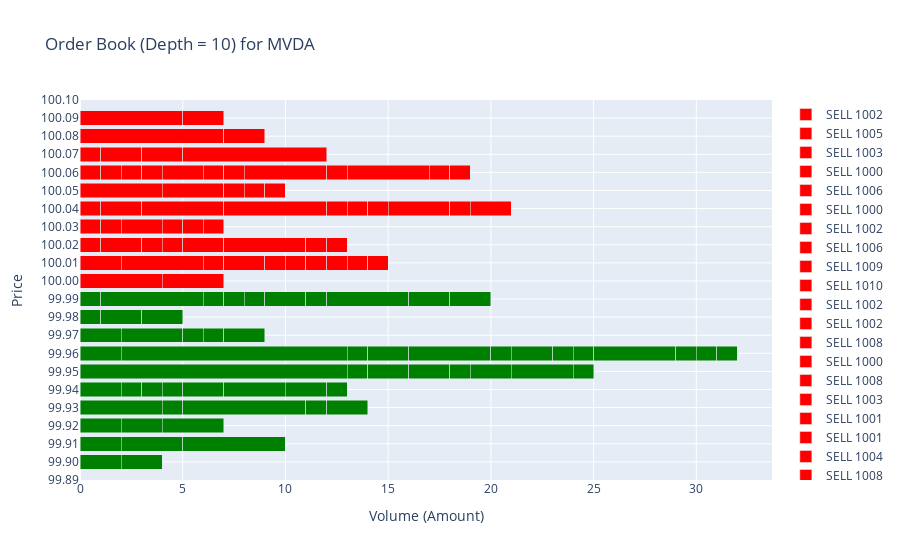

Write notebook code for a chart like this one.
### Code cell
# The state of the orderbook after simulating 500 limit orders
plot_orderbook(mvda_orderbook, depth=10)

### Figure 1 — Plotly figure (JSON) as saved in the notebook; plotly's stock layout.template omitted (floating-point values rounded to 4 significant figures)
{"data": [{"customdata": [[1007]], "hovertemplate": "Counterparty: %{customdata[0]}<br>Amount: %{x}<br>Price: %{y}<extra></extra>", "marker": {"color": "green"}, "name": "BUY 1007", "offsetgroup": "bid", "orientation": "h", "type": "bar", "x": [1], "y": [99.99]}, {"customdata": [[1004]], "hovertemplate": "Counterparty: %{customdata[0]}<br>Amount: %{x}<br>Price: %{y}<extra></extra>", "marker": {"color": "green"}, "name": "BUY 1004", "offsetgroup": "bid", "orientation": "h", "type": "bar", "x": [5], "y": [99.99]}, {"customdata": [[1010]], "hovertemplate": "Counterparty: %{customdata[0]}<br>Amount: %{x}<br>Price: %{y}<extra></extra>", "marker": {"color": "green"}, "name": "BUY 1010", "offsetgroup": "bid", "orientation": "h", "type": "bar", "x": [1], "y": [99.99]}, {"customdata": [[1005]], "hovertemplate": "Counterparty: %{customdata[0]}<br>Amount: %{x}<br>Price: %{y}<extra></extra>", "marker": {"color": "green"}, "name": "BUY 1005", "offsetgroup": "bid", "orientation": "h", "type": "bar", "x": [1], "y": [99.99]}, {"customdata": [[1007]], "hovertemplate": "Counterparty: %{customdata[0]}<br>Amount: %{x}<br>Price: %{y}<extra></extra>", "marker": {"color": "green"}, "name": "BUY 1007", "offsetgroup": "bid", "orientation": "h", "type": "bar", "x": [1], "y": [99.99]}, {"customdata": [[1009]], "hovertemplate": "Counterparty: %{customdata[0]}<br>Amount: %{x}<br>Price: %{y}<extra></extra>", "marker": {"color": "green"}, "name": "BUY 1009", "offsetgroup": "bid", "orientation": "h", "type": "bar", "x": [2], "y": [99.99]}, {"customdata": [[1007]], "hovertemplate": "Counterparty: %{customdata[0]}<br>Amount: %{x}<br>Price: %{y}<extra></extra>", "marker": {"color": "green"}, "name": "BUY 1007", "offsetgroup": "bid", "orientation": "h", "type": "bar", "x": [1], "y": [99.99]}, {"customdata": [[1001]], "hovertemplate": "Counterparty: %{customdata[0]}<br>Amount: %{x}<br>Price: %{y}<extra></extra>", "marker": {"color": "green"}, "name": "BUY 1001", "offsetgroup": "bid", "orientation": "h", "type": "bar", "x": [4], "y": [99.99]}, {"customdata": [[1001]], "hovertemplate": "Counterparty: %{customdata[0]}<br>Amount: %{x}<br>Price: %{y}<extra></extra>", "marker": {"color": "green"}, "name": "BUY 1001", "offsetgroup": "bid", "orientation": "h", "type": "bar", "x": [2], "y": [99.99]}, {"customdata": [[1006]], "hovertemplate": "Counterparty: %{customdata[0]}<br>Amount: %{x}<br>Price: %{y}<extra></extra>", "marker": {"color": "green"}, "name": "BUY 1006", "offsetgroup": "bid", "orientation": "h", "type": "bar", "x": [2], "y": [99.99]}, {"customdata": [[1009]], "hovertemplate": "Counterparty: %{customdata[0]}<br>Amount: %{x}<br>Price: %{y}<extra></extra>", "marker": {"color": "green"}, "name": "BUY 1009", "offsetgroup": "bid", "orientation": "h", "type": "bar", "x": [1], "y": [99.98]}, {"customdata": [[1000]], "hovertemplate": "Counterparty: %{customdata[0]}<br>Amount: %{x}<br>Price: %{y}<extra></extra>", "marker": {"color": "green"}, "name": "BUY 1000", "offsetgroup": "bid", "orientation": "h", "type": "bar", "x": [2], "y": [99.98]}, {"customdata": [[1002]], "hovertemplate": "Counterparty: %{customdata[0]}<br>Amount: %{x}<br>Price: %{y}<extra></extra>", "marker": {"color": "green"}, "name": "BUY 1002", "offsetgroup": "bid", "orientation": "h", "type": "bar", "x": [2], "y": [99.98]}, {"customdata": [[1001]], "hovertemplate": "Counterparty: %{customdata[0]}<br>Amount: %{x}<br>Price: %{y}<extra></extra>", "marker": {"color": "green"}, "name": "BUY 1001", "offsetgroup": "bid", "orientation": "h", "type": "bar", "x": [2], "y": [99.97]}, {"customdata": [[1003]], "hovertemplate": "Counterparty: %{customdata[0]}<br>Amount: %{x}<br>Price: %{y}<extra></extra>", "marker": {"color": "green"}, "name": "BUY 1003", "offsetgroup": "bid", "orientation": "h", "type": "bar", "x": [3], "y": [99.97]}, {"customdata": [[1004]], "hovertemplate": "Counterparty: %{customdata[0]}<br>Amount: %{x}<br>Price: %{y}<extra></extra>", "marker": {"color": "green"}, "name": "BUY 1004", "offsetgroup": "bid", "orientation": "h", "type": "bar", "x": [1], "y": [99.97]}, {"customdata": [[1006]], "hovertemplate": "Counterparty: %{customdata[0]}<br>Amount: %{x}<br>Price: %{y}<extra></extra>", "marker": {"color": "green"}, "name": "BUY 1006", "offsetgroup": "bid", "orientation": "h", "type": "bar", "x": [1], "y": [99.97]}, {"customdata": [[1002]], "hovertemplate": "Counterparty: %{customdata[0]}<br>Amount: %{x}<br>Price: %{y}<extra></extra>", "marker": {"color": "green"}, "name": "BUY 1002", "offsetgroup": "bid", "orientation": "h", "type": "bar", "x": [2], "y": [99.97]}, {"customdata": [[1003]], "hovertemplate": "Counterparty: %{customdata[0]}<br>Amount: %{x}<br>Price: %{y}<extra></extra>", "marker": {"color": "green"}, "name": "BUY 1003", "offsetgroup": "bid", "orientation": "h", "type": "bar", "x": [2], "y": [99.96]}, {"customdata": [[1010]], "hovertemplate": "Counterparty: %{customdata[0]}<br>Amount: %{x}<br>Price: %{y}<extra></extra>", "marker": {"color": "green"}, "name": "BUY 1010", "offsetgroup": "bid", "orientation": "h", "type": "bar", "x": [11], "y": [99.96]}, {"customdata": [[1003]], "hovertemplate": "Counterparty: %{customdata[0]}<br>Amount: %{x}<br>Price: %{y}<extra></extra>", "marker": {"color": "green"}, "name": "BUY 1003", "offsetgroup": "bid", "orientation": "h", "type": "bar", "x": [1], "y": [99.96]}, {"customdata": [[1003]], "hovertemplate": "Counterparty: %{customdata[0]}<br>Amount: %{x}<br>Price: %{y}<extra></extra>", "marker": {"color": "green"}, "name": "BUY 1003", "offsetgroup": "bid", "orientation": "h", "type": "bar", "x": [2], "y": [99.96]}, {"customdata": [[1001]], "hovertemplate": "Counterparty: %{customdata[0]}<br>Amount: %{x}<br>Price: %{y}<extra></extra>", "marker": {"color": "green"}, "name": "BUY 1001", "offsetgroup": "bid", "orientation": "h", "type": "bar", "x": [4], "y": [99.96]}, {"customdata": [[1009]], "hovertemplate": "Counterparty: %{customdata[0]}<br>Amount: %{x}<br>Price: %{y}<extra></extra>", "marker": {"color": "green"}, "name": "BUY 1009", "offsetgroup": "bid", "orientation": "h", "type": "bar", "x": [1], "y": [99.96]}, {"customdata": [[1005]], "hovertemplate": "Counterparty: %{customdata[0]}<br>Amount: %{x}<br>Price: %{y}<extra></extra>", "marker": {"color": "green"}, "name": "BUY 1005", "offsetgroup": "bid", "orientation": "h", "type": "bar", "x": [2], "y": [99.96]}, {"customdata": [[1003]], "hovertemplate": "Counterparty: %{customdata[0]}<br>Amount: %{x}<br>Price: %{y}<extra></extra>", "marker": {"color": "green"}, "name": "BUY 1003", "offsetgroup": "bid", "orientation": "h", "type": "bar", "x": [1], "y": [99.96]}, {"customdata": [[1002]], "hovertemplate": "Counterparty: %{customdata[0]}<br>Amount: %{x}<br>Price: %{y}<extra></extra>", "marker": {"color": "green"}, "name": "BUY 1002", "offsetgroup": "bid", "orientation": "h", "type": "bar", "x": [1], "y": [99.96]}, {"customdata": [[1005]], "hovertemplate": "Counterparty: %{customdata[0]}<br>Amount: %{x}<br>Price: %{y}<extra></extra>", "marker": {"color": "green"}, "name": "BUY 1005", "offsetgroup": "bid", "orientation": "h", "type": "bar", "x": [4], "y": [99.96]}, {"customdata": [[1006]], "hovertemplate": "Counterparty: %{customdata[0]}<br>Amount: %{x}<br>Price: %{y}<extra></extra>", "marker": {"color": "green"}, "name": "BUY 1006", "offsetgroup": "bid", "orientation": "h", "type": "bar", "x": [1], "y": [99.96]}, {"customdata": [[1000]], "hovertemplate": "Counterparty: %{customdata[0]}<br>Amount: %{x}<br>Price: %{y}<extra></extra>", "marker": {"color": "green"}, "name": "BUY 1000", "offsetgroup": "bid", "orientation": "h", "type": "bar", "x": [1], "y": [99.96]}, {"customdata": [[1010]], "hovertemplate": "Counterparty: %{customdata[0]}<br>Amount: %{x}<br>Price: %{y}<extra></extra>", "marker": {"color": "green"}, "name": "BUY 1010", "offsetgroup": "bid", "orientation": "h", "type": "bar", "x": [1], "y": [99.96]}, {"customdata": [[1010]], "hovertemplate": "Counterparty: %{customdata[0]}<br>Amount: %{x}<br>Price: %{y}<extra></extra>", "marker": {"color": "green"}, "name": "BUY 1010", "offsetgroup": "bid", "orientation": "h", "type": "bar", "x": [13], "y": [99.95]}, {"customdata": [[1002]], "hovertemplate": "Counterparty: %{customdata[0]}<br>Amount: %{x}<br>Price: %{y}<extra></extra>", "marker": {"color": "green"}, "name": "BUY 1002", "offsetgroup": "bid", "orientation": "h", "type": "bar", "x": [1], "y": [99.95]}, {"customdata": [[1003]], "hovertemplate": "Counterparty: %{customdata[0]}<br>Amount: %{x}<br>Price: %{y}<extra></extra>", "marker": {"color": "green"}, "name": "BUY 1003", "offsetgroup": "bid", "orientation": "h", "type": "bar", "x": [2], "y": [99.95]}, {"customdata": [[1003]], "hovertemplate": "Counterparty: %{customdata[0]}<br>Amount: %{x}<br>Price: %{y}<extra></extra>", "marker": {"color": "green"}, "name": "BUY 1003", "offsetgroup": "bid", "orientation": "h", "type": "bar", "x": [2], "y": [99.95]}, {"customdata": [[1005]], "hovertemplate": "Counterparty: %{customdata[0]}<br>Amount: %{x}<br>Price: %{y}<extra></extra>", "marker": {"color": "green"}, "name": "BUY 1005", "offsetgroup": "bid", "orientation": "h", "type": "bar", "x": [1], "y": [99.95]}, {"customdata": [[1006]], "hovertemplate": "Counterparty: %{customdata[0]}<br>Amount: %{x}<br>Price: %{y}<extra></extra>", "marker": {"color": "green"}, "name": "BUY 1006", "offsetgroup": "bid", "orientation": "h", "type": "bar", "x": [2], "y": [99.95]}, {"customdata": [[1000]], "hovertemplate": "Counterparty: %{customdata[0]}<br>Amount: %{x}<br>Price: %{y}<extra></extra>", "marker": {"color": "green"}, "name": "BUY 1000", "offsetgroup": "bid", "orientation": "h", "type": "bar", "x": [3], "y": [99.95]}, {"customdata": [[1002]], "hovertemplate": "Counterparty: %{customdata[0]}<br>Amount: %{x}<br>Price: %{y}<extra></extra>", "marker": {"color": "green"}, "name": "BUY 1002", "offsetgroup": "bid", "orientation": "h", "type": "bar", "x": [1], "y": [99.95]}, {"customdata": [[1009]], "hovertemplate": "Counterparty: %{customdata[0]}<br>Amount: %{x}<br>Price: %{y}<extra></extra>", "marker": {"color": "green"}, "name": "BUY 1009", "offsetgroup": "bid", "orientation": "h", "type": "bar", "x": [2], "y": [99.94]}, {"customdata": [[1009]], "hovertemplate": "Counterparty: %{customdata[0]}<br>Amount: %{x}<br>Price: %{y}<extra></extra>", "marker": {"color": "green"}, "name": "BUY 1009", "offsetgroup": "bid", "orientation": "h", "type": "bar", "x": [1], "y": [99.94]}, {"customdata": [[1007]], "hovertemplate": "Counterparty: %{customdata[0]}<br>Amount: %{x}<br>Price: %{y}<extra></extra>", "marker": {"color": "green"}, "name": "BUY 1007", "offsetgroup": "bid", "orientation": "h", "type": "bar", "x": [1], "y": [99.94]}, {"customdata": [[1008]], "hovertemplate": "Counterparty: %{customdata[0]}<br>Amount: %{x}<br>Price: %{y}<extra></extra>", "marker": {"color": "green"}, "name": "BUY 1008", "offsetgroup": "bid", "orientation": "h", "type": "bar", "x": [1], "y": [99.94]}, {"customdata": [[1009]], "hovertemplate": "Counterparty: %{customdata[0]}<br>Amount: %{x}<br>Price: %{y}<extra></extra>", "marker": {"color": "green"}, "name": "BUY 1009", "offsetgroup": "bid", "orientation": "h", "type": "bar", "x": [2], "y": [99.94]}, {"customdata": [[1006]], "hovertemplate": "Counterparty: %{customdata[0]}<br>Amount: %{x}<br>Price: %{y}<extra></extra>", "marker": {"color": "green"}, "name": "BUY 1006", "offsetgroup": "bid", "orientation": "h", "type": "bar", "x": [3], "y": [99.94]}, {"customdata": [[1003]], "hovertemplate": "Counterparty: %{customdata[0]}<br>Amount: %{x}<br>Price: %{y}<extra></extra>", "marker": {"color": "green"}, "name": "BUY 1003", "offsetgroup": "bid", "orientation": "h", "type": "bar", "x": [2], "y": [99.94]}, {"customdata": [[1001]], "hovertemplate": "Counterparty: %{customdata[0]}<br>Amount: %{x}<br>Price: %{y}<extra></extra>", "marker": {"color": "green"}, "name": "BUY 1001", "offsetgroup": "bid", "orientation": "h", "type": "bar", "x": [1], "y": [99.94]}, {"customdata": [[1004]], "hovertemplate": "Counterparty: %{customdata[0]}<br>Amount: %{x}<br>Price: %{y}<extra></extra>", "marker": {"color": "green"}, "name": "BUY 1004", "offsetgroup": "bid", "orientation": "h", "type": "bar", "x": [4], "y": [99.93]}, {"customdata": [[1006]], "hovertemplate": "Counterparty: %{customdata[0]}<br>Amount: %{x}<br>Price: %{y}<extra></extra>", "marker": {"color": "green"}, "name": "BUY 1006", "offsetgroup": "bid", "orientation": "h", "type": "bar", "x": [1], "y": [99.93]}, {"customdata": [[1008]], "hovertemplate": "Counterparty: %{customdata[0]}<br>Amount: %{x}<br>Price: %{y}<extra></extra>", "marker": {"color": "green"}, "name": "BUY 1008", "offsetgroup": "bid", "orientation": "h", "type": "bar", "x": [6], "y": [99.93]}, {"customdata": [[1007]], "hovertemplate": "Counterparty: %{customdata[0]}<br>Amount: %{x}<br>Price: %{y}<extra></extra>", "marker": {"color": "green"}, "name": "BUY 1007", "offsetgroup": "bid", "orientation": "h", "type": "bar", "x": [1], "y": [99.93]}, {"customdata": [[1009]], "hovertemplate": "Counterparty: %{customdata[0]}<br>Amount: %{x}<br>Price: %{y}<extra></extra>", "marker": {"color": "green"}, "name": "BUY 1009", "offsetgroup": "bid", "orientation": "h", "type": "bar", "x": [2], "y": [99.93]}, {"customdata": [[1002]], "hovertemplate": "Counterparty: %{customdata[0]}<br>Amount: %{x}<br>Price: %{y}<extra></extra>", "marker": {"color": "green"}, "name": "BUY 1002", "offsetgroup": "bid", "orientation": "h", "type": "bar", "x": [2], "y": [99.92]}, {"customdata": [[1003]], "hovertemplate": "Counterparty: %{customdata[0]}<br>Amount: %{x}<br>Price: %{y}<extra></extra>", "marker": {"color": "green"}, "name": "BUY 1003", "offsetgroup": "bid", "orientation": "h", "type": "bar", "x": [2], "y": [99.92]}, {"customdata": [[1009]], "hovertemplate": "Counterparty: %{customdata[0]}<br>Amount: %{x}<br>Price: %{y}<extra></extra>", "marker": {"color": "green"}, "name": "BUY 1009", "offsetgroup": "bid", "orientation": "h", "type": "bar", "x": [3], "y": [99.92]}, {"customdata": [[1010]], "hovertemplate": "Counterparty: %{customdata[0]}<br>Amount: %{x}<br>Price: %{y}<extra></extra>", "marker": {"color": "green"}, "name": "BUY 1010", "offsetgroup": "bid", "orientation": "h", "type": "bar", "x": [2], "y": [99.91]}, {"customdata": [[1000]], "hovertemplate": "Counterparty: %{customdata[0]}<br>Amount: %{x}<br>Price: %{y}<extra></extra>", "marker": {"color": "green"}, "name": "BUY 1000", "offsetgroup": "bid", "orientation": "h", "type": "bar", "x": [3], "y": [99.91]}, {"customdata": [[1004]], "hovertemplate": "Counterparty: %{customdata[0]}<br>Amount: %{x}<br>Price: %{y}<extra></extra>", "marker": {"color": "green"}, "name": "BUY 1004", "offsetgroup": "bid", "orientation": "h", "type": "bar", "x": [5], "y": [99.91]}, {"customdata": [[1009]], "hovertemplate": "Counterparty: %{customdata[0]}<br>Amount: %{x}<br>Price: %{y}<extra></extra>", "marker": {"color": "green"}, "name": "BUY 1009", "offsetgroup": "bid", "orientation": "h", "type": "bar", "x": [2], "y": [99.9]}, {"customdata": [[1001]], "hovertemplate": "Counterparty: %{customdata[0]}<br>Amount: %{x}<br>Price: %{y}<extra></extra>", "marker": {"color": "green"}, "name": "BUY 1001", "offsetgroup": "bid", "orientation": "h", "type": "bar", "x": [2], "y": [99.9]}, {"customdata": [[1005]], "hovertemplate": "Counterparty: %{customdata[0]}<br>Amount: %{x}<br>Price: %{y}<extra></extra>", "marker": {"color": "red"}, "name": "SELL 1005", "offsetgroup": "ask", "orientation": "h", "type": "bar", "x": [4], "y": [100]}, {"customdata": [[1000]], "hovertemplate": "Counterparty: %{customdata[0]}<br>Amount: %{x}<br>Price: %{y}<extra></extra>", "marker": {"color": "red"}, "name": "SELL 1000", "offsetgroup": "ask", "orientation": "h", "type": "bar", "x": [3], "y": [100]}, {"customdata": [[1005]], "hovertemplate": "Counterparty: %{customdata[0]}<br>Amount: %{x}<br>Price: %{y}<extra></extra>", "marker": {"color": "red"}, "name": "SELL 1005", "offsetgroup": "ask", "orientation": "h", "type": "bar", "x": [2], "y": [100.0]}, {"customdata": [[1005]], "hovertemplate": "Counterparty: %{customdata[0]}<br>Amount: %{x}<br>Price: %{y}<extra></extra>", "marker": {"color": "red"}, "name": "SELL 1005", "offsetgroup": "ask", "orientation": "h", "type": "bar", "x": [4], "y": [100.0]}, {"customdata": [[1001]], "hovertemplate": "Counterparty: %{customdata[0]}<br>Amount: %{x}<br>Price: %{y}<extra></extra>", "marker": {"color": "red"}, "name": "SELL 1001", "offsetgroup": "ask", "orientation": "h", "type": "bar", "x": [1], "y": [100.0]}, {"customdata": [[1003]], "hovertemplate": "Counterparty: %{customdata[0]}<br>Amount: %{x}<br>Price: %{y}<extra></extra>", "marker": {"color": "red"}, "name": "SELL 1003", "offsetgroup": "ask", "orientation": "h", "type": "bar", "x": [2], "y": [100.0]}, {"customdata": [[1007]], "hovertemplate": "Counterparty: %{customdata[0]}<br>Amount: %{x}<br>Price: %{y}<extra></extra>", "marker": {"color": "red"}, "name": "SELL 1007", "offsetgroup": "ask", "orientation": "h", "type": "bar", "x": [1], "y": [100.0]}, {"customdata": [[1009]], "hovertemplate": "Counterparty: %{customdata[0]}<br>Amount: %{x}<br>Price: %{y}<extra></extra>", "marker": {"color": "red"}, "name": "SELL 1009", "offsetgroup": "ask", "orientation": "h", "type": "bar", "x": [1], "y": [100.0]}, {"customdata": [[1009]], "hovertemplate": "Counterparty: %{customdata[0]}<br>Amount: %{x}<br>Price: %{y}<extra></extra>", "marker": {"color": "red"}, "name": "SELL 1009", "offsetgroup": "ask", "orientation": "h", "type": "bar", "x": [1], "y": [100.0]}, {"customdata": [[1009]], "hovertemplate": "Counterparty: %{customdata[0]}<br>Amount: %{x}<br>Price: %{y}<extra></extra>", "marker": {"color": "red"}, "name": "SELL 1009", "offsetgroup": "ask", "orientation": "h", "type": "bar", "x": [1], "y": [100.0]}, {"customdata": [[1002]], "hovertemplate": "Counterparty: %{customdata[0]}<br>Amount: %{x}<br>Price: %{y}<extra></extra>", "marker": {"color": "red"}, "name": "SELL 1002", "offsetgroup": "ask", "orientation": "h", "type": "bar", "x": [1], "y": [100.0]}, {"customdata": [[1010]], "hovertemplate": "Counterparty: %{customdata[0]}<br>Amount: %{x}<br>Price: %{y}<extra></extra>", "marker": {"color": "red"}, "name": "SELL 1010", "offsetgroup": "ask", "orientation": "h", "type": "bar", "x": [1], "y": [100.0]}, {"customdata": [[1002]], "hovertemplate": "Counterparty: %{customdata[0]}<br>Amount: %{x}<br>Price: %{y}<extra></extra>", "marker": {"color": "red"}, "name": "SELL 1002", "offsetgroup": "ask", "orientation": "h", "type": "bar", "x": [1], "y": [100.0]}, {"customdata": [[1000]], "hovertemplate": "Counterparty: %{customdata[0]}<br>Amount: %{x}<br>Price: %{y}<extra></extra>", "marker": {"color": "red"}, "name": "SELL 1000", "offsetgroup": "ask", "orientation": "h", "type": "bar", "x": [2], "y": [100.0]}, {"customdata": [[1002]], "hovertemplate": "Counterparty: %{customdata[0]}<br>Amount: %{x}<br>Price: %{y}<extra></extra>", "marker": {"color": "red"}, "name": "SELL 1002", "offsetgroup": "ask", "orientation": "h", "type": "bar", "x": [1], "y": [100.0]}, {"customdata": [[1007]], "hovertemplate": "Counterparty: %{customdata[0]}<br>Amount: %{x}<br>Price: %{y}<extra></extra>", "marker": {"color": "red"}, "name": "SELL 1007", "offsetgroup": "ask", "orientation": "h", "type": "bar", "x": [1], "y": [100.0]}, {"customdata": [[1001]], "hovertemplate": "Counterparty: %{customdata[0]}<br>Amount: %{x}<br>Price: %{y}<extra></extra>", "marker": {"color": "red"}, "name": "SELL 1001", "offsetgroup": "ask", "orientation": "h", "type": "bar", "x": [2], "y": [100.0]}, {"customdata": [[1002]], "hovertemplate": "Counterparty: %{customdata[0]}<br>Amount: %{x}<br>Price: %{y}<extra></extra>", "marker": {"color": "red"}, "name": "SELL 1002", "offsetgroup": "ask", "orientation": "h", "type": "bar", "x": [4], "y": [100.0]}, {"customdata": [[1010]], "hovertemplate": "Counterparty: %{customdata[0]}<br>Amount: %{x}<br>Price: %{y}<extra></extra>", "marker": {"color": "red"}, "name": "SELL 1010", "offsetgroup": "ask", "orientation": "h", "type": "bar", "x": [1], "y": [100.0]}, {"customdata": [[1006]], "hovertemplate": "Counterparty: %{customdata[0]}<br>Amount: %{x}<br>Price: %{y}<extra></extra>", "marker": {"color": "red"}, "name": "SELL 1006", "offsetgroup": "ask", "orientation": "h", "type": "bar", "x": [1], "y": [100.0]}, {"customdata": [[1005]], "hovertemplate": "Counterparty: %{customdata[0]}<br>Amount: %{x}<br>Price: %{y}<extra></extra>", "marker": {"color": "red"}, "name": "SELL 1005", "offsetgroup": "ask", "orientation": "h", "type": "bar", "x": [1], "y": [100.0]}, {"customdata": [[1000]], "hovertemplate": "Counterparty: %{customdata[0]}<br>Amount: %{x}<br>Price: %{y}<extra></extra>", "marker": {"color": "red"}, "name": "SELL 1000", "offsetgroup": "ask", "orientation": "h", "type": "bar", "x": [1], "y": [100.0]}, {"customdata": [[1000]], "hovertemplate": "Counterparty: %{customdata[0]}<br>Amount: %{x}<br>Price: %{y}<extra></extra>", "marker": {"color": "red"}, "name": "SELL 1000", "offsetgroup": "ask", "orientation": "h", "type": "bar", "x": [2], "y": [100.0]}, {"customdata": [[1008]], "hovertemplate": "Counterparty: %{customdata[0]}<br>Amount: %{x}<br>Price: %{y}<extra></extra>", "marker": {"color": "red"}, "name": "SELL 1008", "offsetgroup": "ask", "orientation": "h", "type": "bar", "x": [1], "y": [100.0]}, {"customdata": [[1008]], "hovertemplate": "Counterparty: %{customdata[0]}<br>Amount: %{x}<br>Price: %{y}<extra></extra>", "marker": {"color": "red"}, "name": "SELL 1008", "offsetgroup": "ask", "orientation": "h", "type": "bar", "x": [1], "y": [100.0]}, {"customdata": [[1003]], "hovertemplate": "Counterparty: %{customdata[0]}<br>Amount: %{x}<br>Price: %{y}<extra></extra>", "marker": {"color": "red"}, "name": "SELL 1003", "offsetgroup": "ask", "orientation": "h", "type": "bar", "x": [1], "y": [100.0]}, {"customdata": [[1004]], "hovertemplate": "Counterparty: %{customdata[0]}<br>Amount: %{x}<br>Price: %{y}<extra></extra>", "marker": {"color": "red"}, "name": "SELL 1004", "offsetgroup": "ask", "orientation": "h", "type": "bar", "x": [1], "y": [100.0]}, {"customdata": [[1006]], "hovertemplate": "Counterparty: %{customdata[0]}<br>Amount: %{x}<br>Price: %{y}<extra></extra>", "marker": {"color": "red"}, "name": "SELL 1006", "offsetgroup": "ask", "orientation": "h", "type": "bar", "x": [2], "y": [100.0]}, {"customdata": [[1000]], "hovertemplate": "Counterparty: %{customdata[0]}<br>Amount: %{x}<br>Price: %{y}<extra></extra>", "marker": {"color": "red"}, "name": "SELL 1000", "offsetgroup": "ask", "orientation": "h", "type": "bar", "x": [4], "y": [100.0]}, {"customdata": [[1007]], "hovertemplate": "Counterparty: %{customdata[0]}<br>Amount: %{x}<br>Price: %{y}<extra></extra>", "marker": {"color": "red"}, "name": "SELL 1007", "offsetgroup": "ask", "orientation": "h", "type": "bar", "x": [5], "y": [100.0]}, {"customdata": [[1004]], "hovertemplate": "Counterparty: %{customdata[0]}<br>Amount: %{x}<br>Price: %{y}<extra></extra>", "marker": {"color": "red"}, "name": "SELL 1004", "offsetgroup": "ask", "orientation": "h", "type": "bar", "x": [1], "y": [100.0]}, {"customdata": [[1004]], "hovertemplate": "Counterparty: %{customdata[0]}<br>Amount: %{x}<br>Price: %{y}<extra></extra>", "marker": {"color": "red"}, "name": "SELL 1004", "offsetgroup": "ask", "orientation": "h", "type": "bar", "x": [1], "y": [100.0]}, {"customdata": [[1002]], "hovertemplate": "Counterparty: %{customdata[0]}<br>Amount: %{x}<br>Price: %{y}<extra></extra>", "marker": {"color": "red"}, "name": "SELL 1002", "offsetgroup": "ask", "orientation": "h", "type": "bar", "x": [1], "y": [100.0]}, {"customdata": [[1005]], "hovertemplate": "Counterparty: %{customdata[0]}<br>Amount: %{x}<br>Price: %{y}<extra></extra>", "marker": {"color": "red"}, "name": "SELL 1005", "offsetgroup": "ask", "orientation": "h", "type": "bar", "x": [3], "y": [100.0]}, {"customdata": [[1008]], "hovertemplate": "Counterparty: %{customdata[0]}<br>Amount: %{x}<br>Price: %{y}<extra></extra>", "marker": {"color": "red"}, "name": "SELL 1008", "offsetgroup": "ask", "orientation": "h", "type": "bar", "x": [1], "y": [100.0]}, {"customdata": [[1005]], "hovertemplate": "Counterparty: %{customdata[0]}<br>Amount: %{x}<br>Price: %{y}<extra></extra>", "marker": {"color": "red"}, "name": "SELL 1005", "offsetgroup": "ask", "orientation": "h", "type": "bar", "x": [2], "y": [100.0]}, {"customdata": [[1002]], "hovertemplate": "Counterparty: %{customdata[0]}<br>Amount: %{x}<br>Price: %{y}<extra></extra>", "marker": {"color": "red"}, "name": "SELL 1002", "offsetgroup": "ask", "orientation": "h", "type": "bar", "x": [4], "y": [100.0]}, {"customdata": [[1001]], "hovertemplate": "Counterparty: %{customdata[0]}<br>Amount: %{x}<br>Price: %{y}<extra></extra>", "marker": {"color": "red"}, "name": "SELL 1001", "offsetgroup": "ask", "orientation": "h", "type": "bar", "x": [3], "y": [100.0]}, {"customdata": [[1001]], "hovertemplate": "Counterparty: %{customdata[0]}<br>Amount: %{x}<br>Price: %{y}<extra></extra>", "marker": {"color": "red"}, "name": "SELL 1001", "offsetgroup": "ask", "orientation": "h", "type": "bar", "x": [1], "y": [100.0]}, {"customdata": [[1005]], "hovertemplate": "Counterparty: %{customdata[0]}<br>Amount: %{x}<br>Price: %{y}<extra></extra>", "marker": {"color": "red"}, "name": "SELL 1005", "offsetgroup": "ask", "orientation": "h", "type": "bar", "x": [1], "y": [100.0]}, {"customdata": [[1004]], "hovertemplate": "Counterparty: %{customdata[0]}<br>Amount: %{x}<br>Price: %{y}<extra></extra>", "marker": {"color": "red"}, "name": "SELL 1004", "offsetgroup": "ask", "orientation": "h", "type": "bar", "x": [1], "y": [100.0]}, {"customdata": [[1008]], "hovertemplate": "Counterparty: %{customdata[0]}<br>Amount: %{x}<br>Price: %{y}<extra></extra>", "marker": {"color": "red"}, "name": "SELL 1008", "offsetgroup": "ask", "orientation": "h", "type": "bar", "x": [1], "y": [100.1]}, {"customdata": [[1004]], "hovertemplate": "Counterparty: %{customdata[0]}<br>Amount: %{x}<br>Price: %{y}<extra></extra>", "marker": {"color": "red"}, "name": "SELL 1004", "offsetgroup": "ask", "orientation": "h", "type": "bar", "x": [1], "y": [100.1]}, {"customdata": [[1001]], "hovertemplate": "Counterparty: %{customdata[0]}<br>Amount: %{x}<br>Price: %{y}<extra></extra>", "marker": {"color": "red"}, "name": "SELL 1001", "offsetgroup": "ask", "orientation": "h", "type": "bar", "x": [1], "y": [100.1]}, {"customdata": [[1001]], "hovertemplate": "Counterparty: %{customdata[0]}<br>Amount: %{x}<br>Price: %{y}<extra></extra>", "marker": {"color": "red"}, "name": "SELL 1001", "offsetgroup": "ask", "orientation": "h", "type": "bar", "x": [1], "y": [100.1]}, {"customdata": [[1003]], "hovertemplate": "Counterparty: %{customdata[0]}<br>Amount: %{x}<br>Price: %{y}<extra></extra>", "marker": {"color": "red"}, "name": "SELL 1003", "offsetgroup": "ask", "orientation": "h", "type": "bar", "x": [2], "y": [100.1]}, {"customdata": [[1008]], "hovertemplate": "Counterparty: %{customdata[0]}<br>Amount: %{x}<br>Price: %{y}<extra></extra>", "marker": {"color": "red"}, "name": "SELL 1008", "offsetgroup": "ask", "orientation": "h", "type": "bar", "x": [1], "y": [100.1]}, {"customdata": [[1000]], "hovertemplate": "Counterparty: %{customdata[0]}<br>Amount: %{x}<br>Price: %{y}<extra></extra>", "marker": {"color": "red"}, "name": "SELL 1000", "offsetgroup": "ask", "orientation": "h", "type": "bar", "x": [1], "y": [100.1]}, {"customdata": [[1008]], "hovertemplate": "Counterparty: %{customdata[0]}<br>Amount: %{x}<br>Price: %{y}<extra></extra>", "marker": {"color": "red"}, "name": "SELL 1008", "offsetgroup": "ask", "orientation": "h", "type": "bar", "x": [4], "y": [100.1]}, {"customdata": [[1002]], "hovertemplate": "Counterparty: %{customdata[0]}<br>Amount: %{x}<br>Price: %{y}<extra></extra>", "marker": {"color": "red"}, "name": "SELL 1002", "offsetgroup": "ask", "orientation": "h", "type": "bar", "x": [1], "y": [100.1]}, {"customdata": [[1002]], "hovertemplate": "Counterparty: %{customdata[0]}<br>Amount: %{x}<br>Price: %{y}<extra></extra>", "marker": {"color": "red"}, "name": "SELL 1002", "offsetgroup": "ask", "orientation": "h", "type": "bar", "x": [4], "y": [100.1]}, {"customdata": [[1010]], "hovertemplate": "Counterparty: %{customdata[0]}<br>Amount: %{x}<br>Price: %{y}<extra></extra>", "marker": {"color": "red"}, "name": "SELL 1010", "offsetgroup": "ask", "orientation": "h", "type": "bar", "x": [1], "y": [100.1]}, {"customdata": [[1009]], "hovertemplate": "Counterparty: %{customdata[0]}<br>Amount: %{x}<br>Price: %{y}<extra></extra>", "marker": {"color": "red"}, "name": "SELL 1009", "offsetgroup": "ask", "orientation": "h", "type": "bar", "x": [1], "y": [100.1]}, {"customdata": [[1006]], "hovertemplate": "Counterparty: %{customdata[0]}<br>Amount: %{x}<br>Price: %{y}<extra></extra>", "marker": {"color": "red"}, "name": "SELL 1006", "offsetgroup": "ask", "orientation": "h", "type": "bar", "x": [1], "y": [100.1]}, {"customdata": [[1002]], "hovertemplate": "Counterparty: %{customdata[0]}<br>Amount: %{x}<br>Price: %{y}<extra></extra>", "marker": {"color": "red"}, "name": "SELL 1002", "offsetgroup": "ask", "orientation": "h", "type": "bar", "x": [2], "y": [100.1]}, {"customdata": [[1000]], "hovertemplate": "Counterparty: %{customdata[0]}<br>Amount: %{x}<br>Price: %{y}<extra></extra>", "marker": {"color": "red"}, "name": "SELL 1000", "offsetgroup": "ask", "orientation": "h", "type": "bar", "x": [2], "y": [100.1]}, {"customdata": [[1006]], "hovertemplate": "Counterparty: %{customdata[0]}<br>Amount: %{x}<br>Price: %{y}<extra></extra>", "marker": {"color": "red"}, "name": "SELL 1006", "offsetgroup": "ask", "orientation": "h", "type": "bar", "x": [7], "y": [100.1]}, {"customdata": [[1000]], "hovertemplate": "Counterparty: %{customdata[0]}<br>Amount: %{x}<br>Price: %{y}<extra></extra>", "marker": {"color": "red"}, "name": "SELL 1000", "offsetgroup": "ask", "orientation": "h", "type": "bar", "x": [7], "y": [100.1]}, {"customdata": [[1003]], "hovertemplate": "Counterparty: %{customdata[0]}<br>Amount: %{x}<br>Price: %{y}<extra></extra>", "marker": {"color": "red"}, "name": "SELL 1003", "offsetgroup": "ask", "orientation": "h", "type": "bar", "x": [2], "y": [100.1]}, {"customdata": [[1005]], "hovertemplate": "Counterparty: %{customdata[0]}<br>Amount: %{x}<br>Price: %{y}<extra></extra>", "marker": {"color": "red"}, "name": "SELL 1005", "offsetgroup": "ask", "orientation": "h", "type": "bar", "x": [5], "y": [100.1]}, {"customdata": [[1002]], "hovertemplate": "Counterparty: %{customdata[0]}<br>Amount: %{x}<br>Price: %{y}<extra></extra>", "marker": {"color": "red"}, "name": "SELL 1002", "offsetgroup": "ask", "orientation": "h", "type": "bar", "x": [2], "y": [100.1]}], "layout": {"barmode": "stack", "hovermode": "closest", "title": {"text": "Order Book (Depth = 10) for MVDA"}, "xaxis": {"title": {"text": "Volume (Amount)"}}, "yaxis": {"dtick": 0.01, "range": [99.89, 100.1], "showgrid": true, "tick0": 99.9, "tickformat": ".2f", "title": {"text": "Price"}, "zeroline": false}}}
